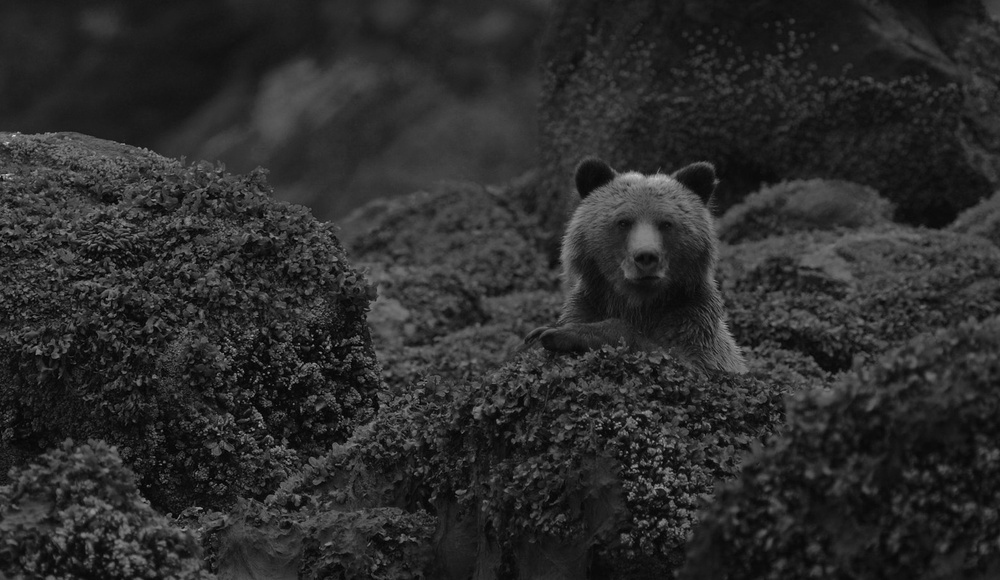
#> input picture image_enhancement/1.jpg, 1000 x 580 px, shrunk from 1560 x 905 before the run
$ jupyter execute gamma.ipynb
#> lines starting #> are read from the running program, lines starting #| are printed output that depends on the picture
[cell 1]
import cv2
import numpy as np
import matplotlib.pyplot as plt

[cell 2]
# 读取图像
img1 = cv2.imread('./1.jpg', 0)
#> img1 is the input picture: shape (580, 1000); min 0, max 224, mean 43.8
img2 = cv2.imread('./fishX-rays_lowContrast.jpg', 0)
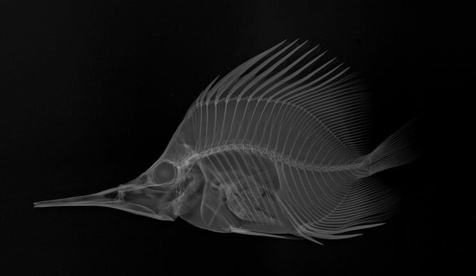
#> input picture image_enhancement/fishX-rays_lowContrast.jpg, 476 x 276 px, shrunk from 743 x 430 before the run
#> img2 is the input picture: shape (276, 476); min 0, max 153, mean 19.6

[cell 3]
# 绘制处理前图像及直方图
fig, axs = plt.subplots(2, 2, figsize=(10, 10))
axs[0, 0].imshow(img1, cmap='gray')
axs[0, 0].set_title('Bear Image')
axs[0, 1].hist(img1.ravel(), 256, [0, 256])
axs[0, 1].set_title('Bear Image Histogram')
axs[1, 0].imshow(img2, cmap='gray')
axs[1, 0].set_title('X-ray Fish Image')
axs[1, 1].hist(img2.ravel(), 256, [0, 256])
axs[1, 1].set_title('X-ray Fish Image Histogram')
plt.show()
#> figure, not shown here; panel 2: tallest bar 12991 high, from x = 30 to 31; panel 4: tallest bar 12776 high, from x = 2 to 3

[cell 4]
def adjust_gamma(image, gamma=1.0):
    # 构建一个包含所有像素灰度值的幂次方变换表
    inv_gamma = 1.0 * gamma
    table = (np.array([((i / 255.0) ** inv_gamma) * 255 for i in np.arange(0, 256)]))

    # 应用幂次方变换表对图像进行gamma变换
    return cv2.LUT(image, table.astype(np.uint8))

[cell 5]
gamma_list_high = [1.5, 2, 2.2, 3, 3.5]
gamma_list_low = [0.2, 0.3, 0.5, 0.7, 0.8]

fig, axs = plt.subplots(2, 3, figsize=(10, 5))
axs[0, 0].imshow(img1, cmap='gray')
axs[0, 0].set_title('Raw Bear Image')

# Reshape axs to a 1D array
axs = axs.reshape(-1)

# Iterate over gamma_list and set the image and title for each subplot
for idx, gamma in enumerate(gamma_list_low):
    img_adjusted = adjust_gamma(img1, gamma=gamma)
    axs[idx+1].imshow(img_adjusted, cmap='gray')
    axs[idx+1].set_title('Gamma = {}'.format(gamma))
#> this loop made 5 passes
#> pass 1, `img_adjusted = adjust_gamma(img1, gamma=gamma)`:
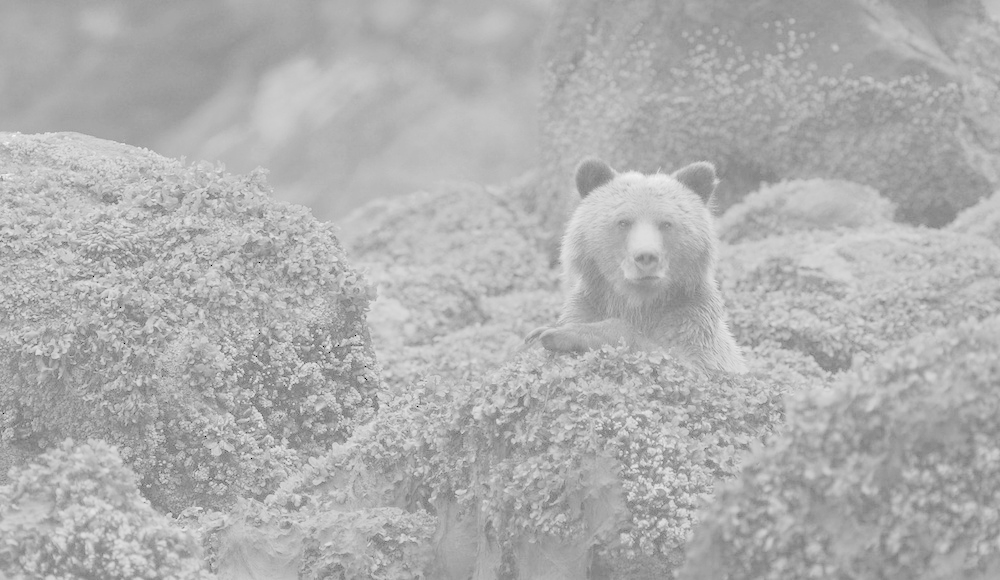
#> img_adjusted: shape (580, 1000); min 0, max 248, mean 174.9
#> pass 3, `img_adjusted = adjust_gamma(img1, gamma=gamma)`:
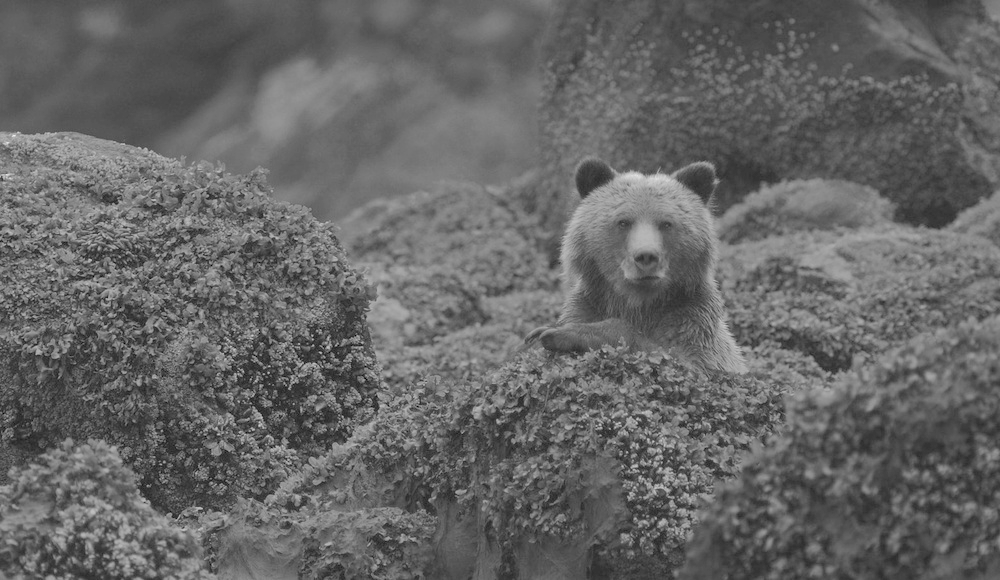
#> img_adjusted: shape (580, 1000); min 0, max 238, mean 101.6

plt.show()
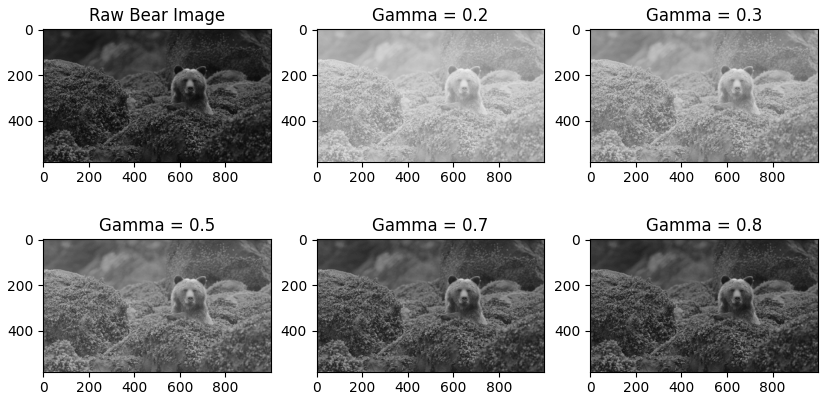
#> figure drawn by matplotlib, 6 panels

[cell 6]
# 应用gamma变换
img1_adjusted = adjust_gamma(img1, gamma=0.5)

# 绘制处理前后图像及直方图
fig, axs = plt.subplots(2, 2, figsize=(10, 10))
axs[0, 0].imshow(img1, cmap='gray')
axs[0, 0].set_title('Raw Bear Image')
axs[0, 1].hist(img1.ravel(), 256, [0, 256])
axs[0, 1].set_title('Bear Image Histogram')
axs[1, 0].imshow(img1_adjusted, cmap='gray')
axs[1, 0].set_title('Raw Bear adjusted Image')
axs[1, 1].hist(img1_adjusted.ravel(), 256, [0, 256])
axs[1, 1].set_title('Bear adjusted Histogram')
plt.show()
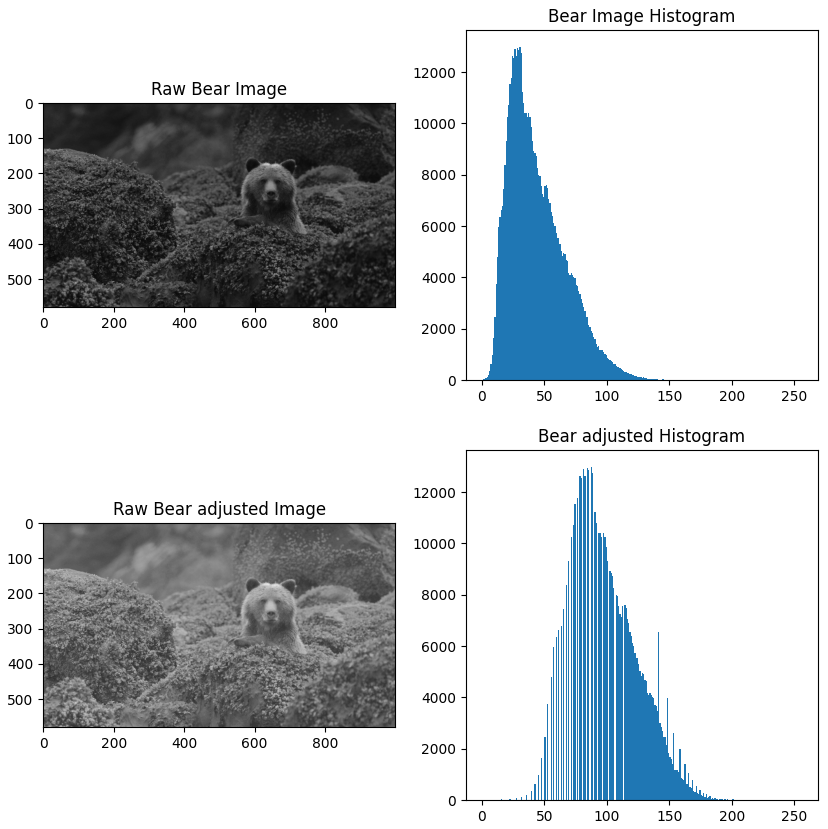
#> figure drawn by matplotlib, 4 panels; panel 2: tallest bar 12991 high, from x = 30 to 31; panel 4: tallest bar 12991 high, from x = 87 to 88

[cell 7]
fig, axs = plt.subplots(2, 3, figsize=(10, 5))
axs[0, 0].imshow(img2, cmap='gray')
axs[0, 0].set_title('Raw Fish Image')

# Reshape axs to a 1D array
axs = axs.reshape(-1)

# Iterate over gamma_list and set the image and title for each subplot
for idx, gamma in enumerate(gamma_list_low):
    img_adjusted = adjust_gamma(img2, gamma=gamma)
    axs[idx+1].imshow(img_adjusted, cmap='gray')
    axs[idx+1].set_title('Gamma = {}'.format(gamma))
#> this loop made 5 passes
#> pass 1, `img_adjusted = adjust_gamma(img2, gamma=gamma)`:
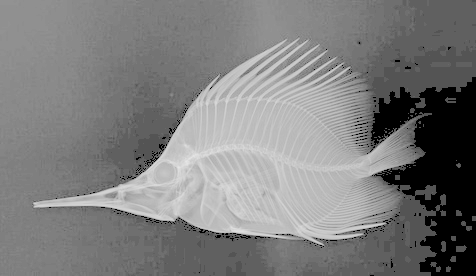
#> img_adjusted: shape (276, 476); min 0, max 230, mean 124.6
#> pass 2, `img_adjusted = adjust_gamma(img2, gamma=gamma)`:
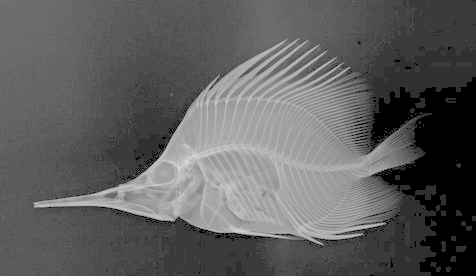
#> img_adjusted: shape (276, 476); min 0, max 218, mean 93.9
#> pass 3, `img_adjusted = adjust_gamma(img2, gamma=gamma)`:
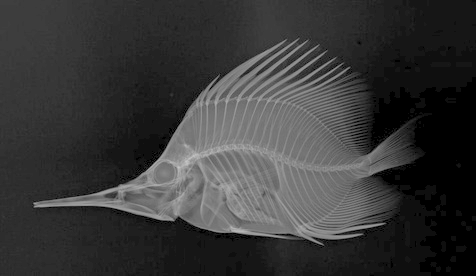
#> img_adjusted: shape (276, 476); min 0, max 197, mean 55.8

plt.show()
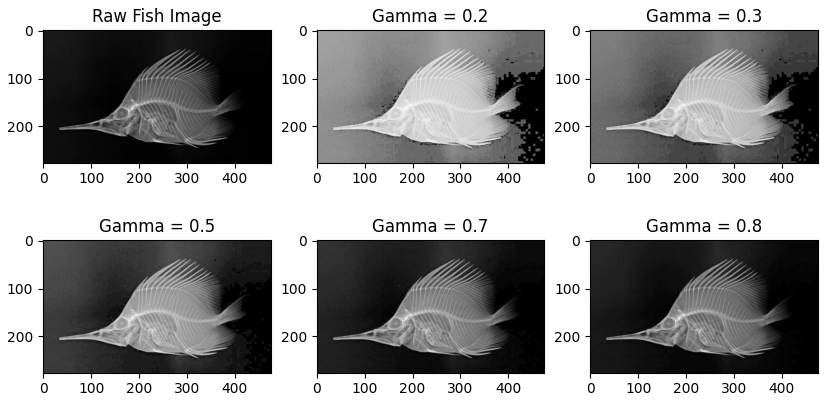
#> figure drawn by matplotlib, 6 panels

[cell 8]
# 应用gamma变换
img2_adjusted = adjust_gamma(img2, gamma=0.8)

# 绘制处理前后图像及直方图
fig, axs = plt.subplots(2, 2, figsize=(10, 10))
axs[0, 0].imshow(img2, cmap='gray')
axs[0, 0].set_title('Raw Fish Image')
axs[0, 1].hist(img2.ravel(), 256, [0, 256])
axs[0, 1].set_title('Fish Image Histogram')
axs[1, 0].imshow(img2_adjusted, cmap='gray')
axs[1, 0].set_title('Raw Fish adjusted Image')
axs[1, 1].hist(img2_adjusted.ravel(), 256, [0, 256])
axs[1, 1].set_title('Fish adjusted Histogram')
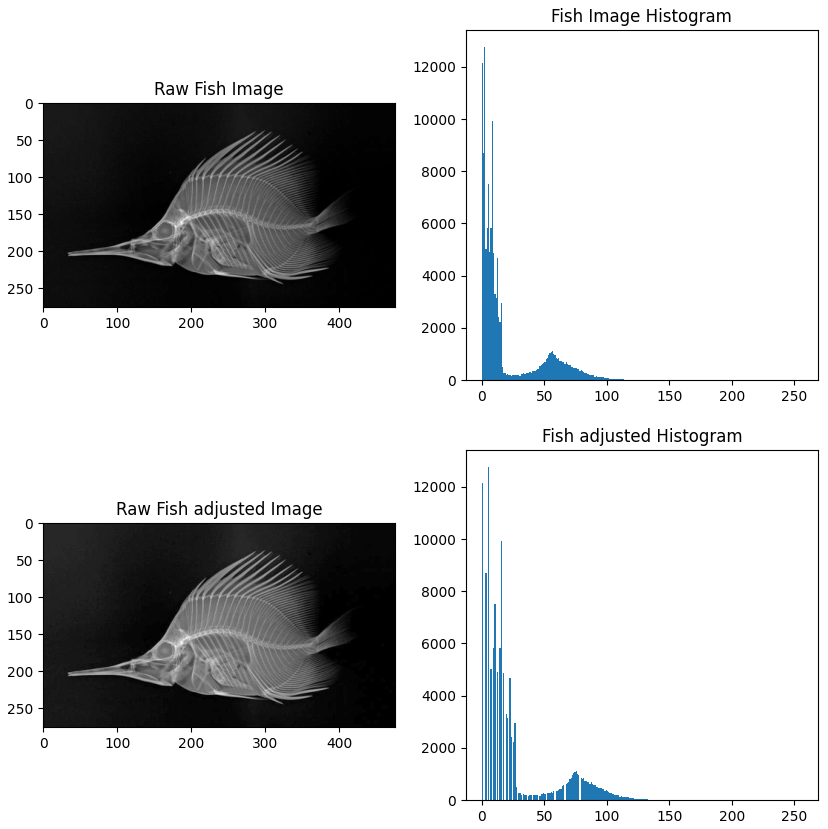
#> figure drawn by matplotlib, 4 panels; panel 2: tallest bar 12776 high, from x = 2 to 3; panel 4: tallest bar 12776 high, from x = 5 to 6
